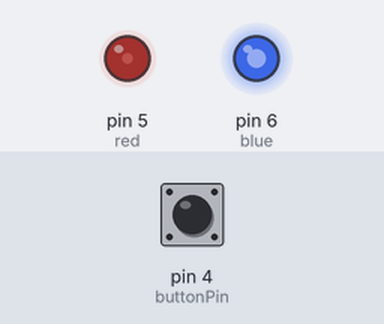
Recording of a sketch running on a simulated Arduino Uno, built with avr-gcc and run on an emulated ATmega328P. Parts: output pins drawn as LEDs (lit = HIGH). Inputs (shaded band) come from the test bench; at power-on: pin 4 (buttonPin) HIGH.

Above: at 1.2 s.
1.3 s: pin 4 (buttonPin) pulled LOW for 0.15 s
At 2.55 s:
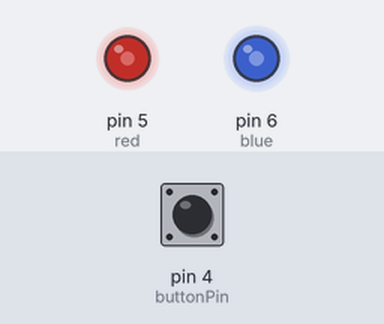
4.3 s: pin 4 (buttonPin) pulled LOW for 1 s
At 4.98 s:
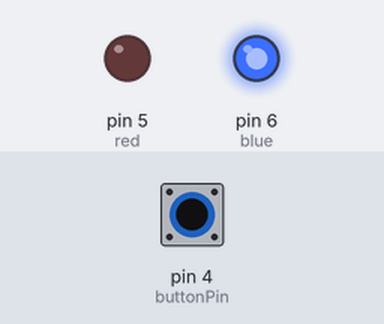
8.3 s: pin 4 (buttonPin) pulled LOW for 3.2 s
At 8.94 s:
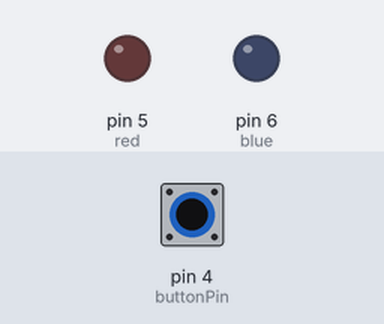
Timing chart, 0 to 19.7 s (numbered marks = the images above; inputs shaded):
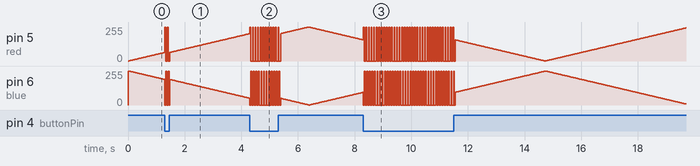

The sketch:

Palito_con_ledself.ino
```cpp
const int buttonPin = 4;
int buttonState = 0;

int blue = 6;
int red =5;
int bBrightness = 254;
int rBrightness = 0;

int rFade = 1;
int bFade = 1;
int sleepTime = 20;
int crayTime = 30;
void setup() {
  Serial.begin(9600);
  pinMode(red, OUTPUT);
  pinMode(blue, OUTPUT);
  pinMode(buttonPin,INPUT_PULLUP);
}

void loop() {
  buttonState = digitalRead(buttonPin);

  if (buttonState == HIGH){
  analogWrite(red, rBrightness);
  analogWrite(blue, bBrightness);

  rBrightness = rBrightness + rFade;
  bBrightness = bBrightness + bFade;

  if (rBrightness <= 0 || rBrightness >= 255) {
    rFade = -rFade;
  }

  if (bBrightness <= 0 || bBrightness >= 255) {
  	bFade = -bFade;
  }
  delay(sleepTime);

  }
  else if (buttonState == LOW){

  analogWrite(red, 255);
  analogWrite(blue, 0);// turn the LED on (HIGH is the voltage level)
  delay(crayTime);

  analogWrite(red, 0);
  analogWrite(blue, 255);// turn the LED off by making the voltage LOW
  delay(crayTime);

  analogWrite(red, 0);
  analogWrite(blue, 0);// turn the LED off by making the voltage LOW
  delay(crayTime);

}


}
```
